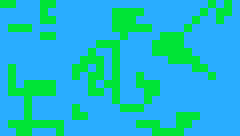

Tiled map render using the project's own tile images. Description and the map definition, with tile-layer contents summarised, below:
An orthogonal 30x17 tile map with 8x8 px tiles, 1 tile layer (layer).

<map version="1.0" tiledversion="1.1.6" orientation="orthogonal" renderorder="right-down" width="30" height="17" tilewidth="8" tileheight="8" infinite="0" nextobjectid="1">
 <tileset firstgid="1" name="tiles" tilewidth="8" tileheight="8" tilecount="256" columns="16">
  <image source="../tiles/tiles.png" width="128" height="128" />
 </tileset>
 <layer name="layer" width="30" height="17">
  <data>[510 cells, 510 non-empty, 2 distinct tile ids]</data>
 </layer>
</map>
